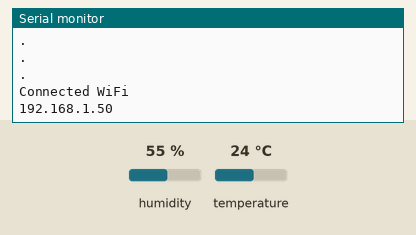
A sketch run on a simulated ESP8266 (NodeMCU). On the bench: the last lines printed to the serial monitor. Inputs (shaded band) come from the test bench; at power-on: humidity 55 %, temperature 24 °C. WiFi joins after 1.5 s; servers stay silent unless stated.

Above: at 2.7 s.
2.8 s: humidity set to 22 %
At 6.9 s:
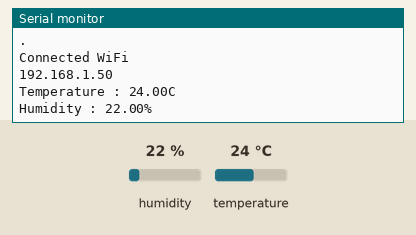
11.3 s: temperature set to 12 °C
At 13.9 s:
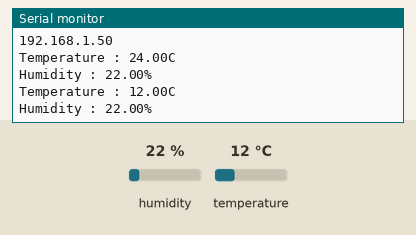
19.8 s: humidity set to 40 %
At 25.4 s:
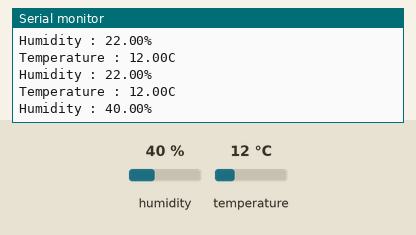

Measured:
- after the input at 2.8 s, the serial monitor: prints a new line after 3.2 s (image 1)
- after the input at 11.3 s, the serial monitor: prints a new line after 1.1 s (image 2)
- after the input at 19.8 s, the serial monitor: prints a new line after 5.2 s (image 3)

The sketch:

ThingSpeak_DHT11_final.ino
```cpp
#include <ESP8266WiFi.h>
#include <DHT.h>
#include <WiFiClient.h>
#include <ThingSpeak.h>
#include <Adafruit_Sensor.h>
#define DHTTYPE DHT11

#define dht_dpin D4
DHT dht(dht_dpin, DHTTYPE);

// wifi
const char* ssid = "KT_GiGA_2G_Wave2_2BA4";
const char* password = "dcdd9he125";
WiFiClient client;

// thingSpeak
unsigned long ChannelID = 1136604;
const char* WriteAPIKey = "O5BUVKTNYCTDYAX8";

//DHT
float t;
float h;
uint8_t temperature, humidity;
unsigned long lastCheck;


void setup() {
  Serial.begin(115200);
  delay(10);

  initWiFi();
  ThingSpeak.begin(client);

  lastCheck = 0;
}

void loop() {
  float c_time = 60000 * 0.1;
  if(millis() - lastCheck > c_time) {
    static boolean data_state = false;
    t = dht.readTemperature();
    h = dht.readHumidity();
    Serial.print("Temperature : ");
    Serial.print(t);
    Serial.println("C");
    Serial.print("Humidity : ");
    Serial.print(h);
    Serial.println("%");

    if(data_state){
      ThingSpeak.writeField(ChannelID, 1, t, WriteAPIKey);
      data_state = false;
    } else {
      ThingSpeak.writeField(ChannelID, 2, h, WriteAPIKey);
      data_state = true;
    }

    lastCheck = millis();
  }

  delay(100);
}

void initWiFi(){
  Serial.println();
  Serial.println();
  Serial.println("Connectiong to ssid ...");
  // attempt to connect to WiFi network
  WiFi.begin(ssid, password);
  while (WiFi.status() != WL_CONNECTED){
    delay(500);
    Serial.println(".");
  }
  // 접속성공!
  Serial.println();
  Serial.println("Connected WiFi");
  //사용하는 ip출력
  Serial.println(WiFi.localIP());
  Serial.println();
}
```
